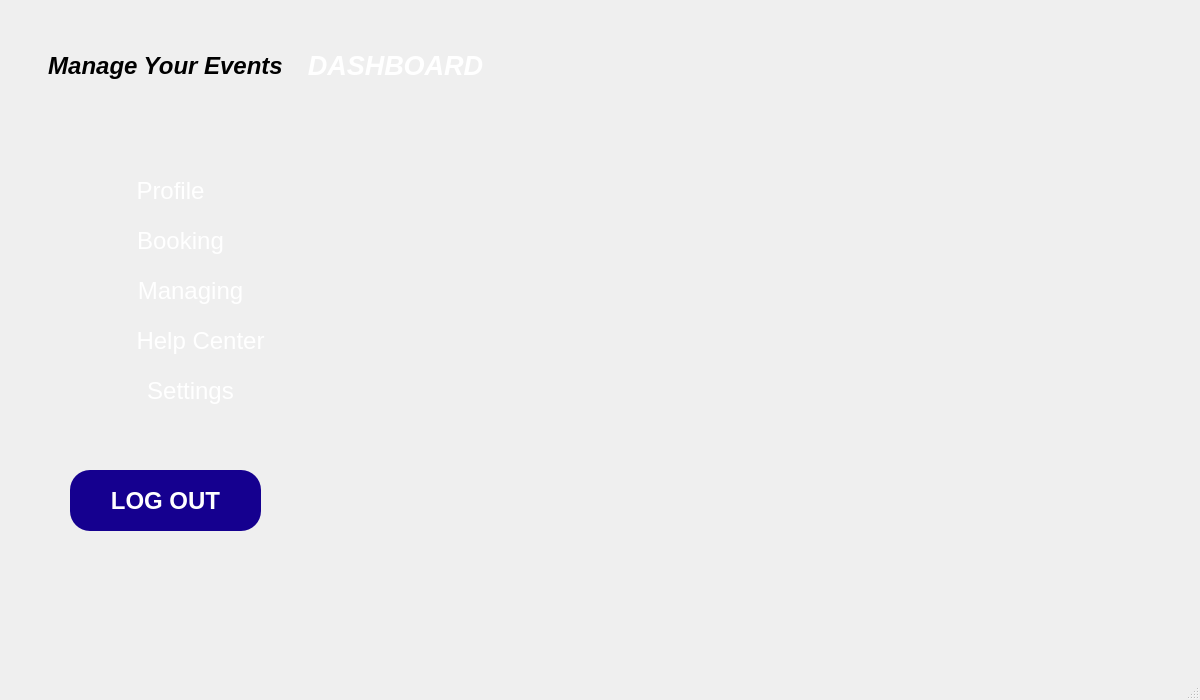
<?xml version="1.0" encoding="UTF-8"?>
<ui version="4.0">
 <class>Dashboard</class>
 <widget class="QMainWindow" name="Dashboard">
  <property name="geometry">
   <rect>
    <x>0</x>
    <y>0</y>
    <width>1200</width>
    <height>700</height>
   </rect>
  </property>
  <property name="minimumSize">
   <size>
    <width>1200</width>
    <height>700</height>
   </size>
  </property>
  <property name="maximumSize">
   <size>
    <width>1200</width>
    <height>700</height>
   </size>
  </property>
  <property name="windowTitle">
   <string>MainWindow</string>
  </property>
  <widget class="QWidget" name="centralwidget">
   <widget class="QStackedWidget" name="stackedWidget">
    <property name="geometry">
     <rect>
      <x>0</x>
      <y>0</y>
      <width>1191</width>
      <height>671</height>
     </rect>
    </property>
    <widget class="QWidget" name="Dashboardmain">
     <widget class="QLabel" name="label_2">
      <property name="geometry">
       <rect>
        <x>0</x>
        <y>0</y>
        <width>1191</width>
        <height>661</height>
       </rect>
      </property>
      <property name="text">
       <string/>
      </property>
      <property name="pixmap">
       <pixmap resource="RES.qrc">:/resources/USER LOGIN (5).jpg</pixmap>
      </property>
      <property name="scaledContents">
       <bool>true</bool>
      </property>
     </widget>
     <widget class="QLabel" name="label_5">
      <property name="geometry">
       <rect>
        <x>30</x>
        <y>20</y>
        <width>271</width>
        <height>91</height>
       </rect>
      </property>
      <property name="font">
       <font>
        <pointsize>18</pointsize>
        <italic>true</italic>
        <bold>true</bold>
       </font>
      </property>
      <property name="text">
       <string>Manage Your Events</string>
      </property>
      <property name="alignment">
       <set>Qt::AlignmentFlag::AlignCenter</set>
      </property>
     </widget>
     <widget class="QLabel" name="label_6">
      <property name="geometry">
       <rect>
        <x>260</x>
        <y>20</y>
        <width>271</width>
        <height>91</height>
       </rect>
      </property>
      <property name="font">
       <font>
        <pointsize>20</pointsize>
        <italic>true</italic>
        <bold>true</bold>
       </font>
      </property>
      <property name="styleSheet">
       <string notr="true">QLabel{
color:white;
}</string>
      </property>
      <property name="text">
       <string>DASHBOARD</string>
      </property>
      <property name="alignment">
       <set>Qt::AlignmentFlag::AlignCenter</set>
      </property>
     </widget>
     <widget class="QPushButton" name="Profile">
      <property name="geometry">
       <rect>
        <x>70</x>
        <y>170</y>
        <width>201</width>
        <height>41</height>
       </rect>
      </property>
      <property name="font">
       <font>
        <pointsize>18</pointsize>
       </font>
      </property>
      <property name="styleSheet">
       <string notr="true">QPushButton{
color:white;
background:transparent;
border:none;

}</string>
      </property>
      <property name="text">
       <string>Profile</string>
      </property>
     </widget>
     <widget class="QPushButton" name="Booking">
      <property name="geometry">
       <rect>
        <x>80</x>
        <y>220</y>
        <width>201</width>
        <height>41</height>
       </rect>
      </property>
      <property name="font">
       <font>
        <pointsize>18</pointsize>
       </font>
      </property>
      <property name="styleSheet">
       <string notr="true">QPushButton{
color:white;
background:transparent;
border: none;

}</string>
      </property>
      <property name="text">
       <string>Booking</string>
      </property>
     </widget>
     <widget class="QPushButton" name="Managing">
      <property name="geometry">
       <rect>
        <x>90</x>
        <y>270</y>
        <width>201</width>
        <height>41</height>
       </rect>
      </property>
      <property name="font">
       <font>
        <pointsize>18</pointsize>
       </font>
      </property>
      <property name="styleSheet">
       <string notr="true">QPushButton{
color:white;
background:transparent;
border: none;

}</string>
      </property>
      <property name="text">
       <string>Managing</string>
      </property>
     </widget>
     <widget class="QPushButton" name="Helpcenter">
      <property name="geometry">
       <rect>
        <x>100</x>
        <y>320</y>
        <width>201</width>
        <height>41</height>
       </rect>
      </property>
      <property name="font">
       <font>
        <pointsize>18</pointsize>
       </font>
      </property>
      <property name="styleSheet">
       <string notr="true">QPushButton{
color:white;
background:transparent;
border: none;

}</string>
      </property>
      <property name="text">
       <string>Help Center</string>
      </property>
     </widget>
     <widget class="QPushButton" name="Settings">
      <property name="geometry">
       <rect>
        <x>90</x>
        <y>370</y>
        <width>201</width>
        <height>41</height>
       </rect>
      </property>
      <property name="font">
       <font>
        <pointsize>18</pointsize>
       </font>
      </property>
      <property name="styleSheet">
       <string notr="true">QPushButton{
color:white;
background:transparent;
border: none;

}</string>
      </property>
      <property name="text">
       <string>Settings</string>
      </property>
     </widget>
     <widget class="QPushButton" name="Logout">
      <property name="geometry">
       <rect>
        <x>70</x>
        <y>470</y>
        <width>191</width>
        <height>61</height>
       </rect>
      </property>
      <property name="font">
       <font>
        <pointsize>18</pointsize>
        <bold>true</bold>
       </font>
      </property>
      <property name="styleSheet">
       <string notr="true">QPushButton{
	background-color: rgb(21, 0, 143);
color:white;
border-radius:20px;

}</string>
      </property>
      <property name="text">
       <string>LOG OUT</string>
      </property>
     </widget>
    </widget>
    <widget class="QWidget" name="schedulingevent">
     <property name="minimumSize">
      <size>
       <width>1200</width>
       <height>700</height>
      </size>
     </property>
     <property name="maximumSize">
      <size>
       <width>1200</width>
       <height>700</height>
      </size>
     </property>
     <widget class="QLabel" name="label_7">
      <property name="geometry">
       <rect>
        <x>0</x>
        <y>0</y>
        <width>1191</width>
        <height>661</height>
       </rect>
      </property>
      <property name="autoFillBackground">
       <bool>false</bool>
      </property>
      <property name="styleSheet">
       <string notr="true">QPushButton{
color:black;}
</string>
      </property>
      <property name="text">
       <string/>
      </property>
      <property name="pixmap">
       <pixmap resource="RES.qrc">:/resources/USER LOGIN (5).jpg</pixmap>
      </property>
      <property name="scaledContents">
       <bool>true</bool>
      </property>
     </widget>
     <widget class="QLabel" name="label_8">
      <property name="geometry">
       <rect>
        <x>50</x>
        <y>30</y>
        <width>231</width>
        <height>81</height>
       </rect>
      </property>
      <property name="font">
       <font>
        <pointsize>18</pointsize>
        <italic>true</italic>
        <bold>true</bold>
       </font>
      </property>
      <property name="text">
       <string>Manage Your Events</string>
      </property>
      <property name="alignment">
       <set>Qt::AlignmentFlag::AlignCenter</set>
      </property>
     </widget>
     <widget class="QLabel" name="label_9">
      <property name="geometry">
       <rect>
        <x>270</x>
        <y>30</y>
        <width>231</width>
        <height>81</height>
       </rect>
      </property>
      <property name="font">
       <font>
        <pointsize>18</pointsize>
        <italic>true</italic>
        <bold>true</bold>
       </font>
      </property>
      <property name="styleSheet">
       <string notr="true">QLabel{
color:white;

}</string>
      </property>
      <property name="text">
       <string>SCHEDULING</string>
      </property>
      <property name="alignment">
       <set>Qt::AlignmentFlag::AlignCenter</set>
      </property>
     </widget>
     <widget class="QLineEdit" name="Eventname">
      <property name="geometry">
       <rect>
        <x>540</x>
        <y>170</y>
        <width>441</width>
        <height>51</height>
       </rect>
      </property>
      <property name="font">
       <font>
        <pointsize>11</pointsize>
       </font>
      </property>
      <property name="styleSheet">
       <string notr="true">QLineEdit{
background:transparent;
border:none;
border-bottom:1px solid blue;
padding-left:30px;
color:black
}</string>
      </property>
      <property name="placeholderText">
       <string>Name of your Event</string>
      </property>
     </widget>
     <widget class="QLineEdit" name="Location">
      <property name="geometry">
       <rect>
        <x>540</x>
        <y>230</y>
        <width>441</width>
        <height>51</height>
       </rect>
      </property>
      <property name="font">
       <font>
        <pointsize>11</pointsize>
       </font>
      </property>
      <property name="styleSheet">
       <string notr="true">QLineEdit{
background:transparent;
border:none;
border-bottom:1px solid blue;
padding-left:30px;
color:black;
}</string>
      </property>
      <property name="placeholderText">
       <string>Location of Your Event</string>
      </property>
     </widget>
     <widget class="QLineEdit" name="Time">
      <property name="geometry">
       <rect>
        <x>540</x>
        <y>290</y>
        <width>441</width>
        <height>51</height>
       </rect>
      </property>
      <property name="font">
       <font>
        <pointsize>11</pointsize>
       </font>
      </property>
      <property name="styleSheet">
       <string notr="true">QLineEdit{
background:transparent;
border:none;
border-bottom:1px solid blue;
padding-left:30px;
color:black;
}</string>
      </property>
      <property name="placeholderText">
       <string>Time</string>
      </property>
     </widget>
     <widget class="QLineEdit" name="Date">
      <property name="geometry">
       <rect>
        <x>540</x>
        <y>350</y>
        <width>441</width>
        <height>51</height>
       </rect>
      </property>
      <property name="font">
       <font>
        <pointsize>11</pointsize>
       </font>
      </property>
      <property name="styleSheet">
       <string notr="true">QLineEdit{
background:transparent;
border:none;
border-bottom:1px solid blue;
padding-left:30px;
color:black;
}</string>
      </property>
      <property name="placeholderText">
       <string>Date YYYY/MM/DD</string>
      </property>
     </widget>
     <widget class="QLineEdit" name="Contact">
      <property name="geometry">
       <rect>
        <x>540</x>
        <y>410</y>
        <width>441</width>
        <height>51</height>
       </rect>
      </property>
      <property name="font">
       <font>
        <pointsize>11</pointsize>
       </font>
      </property>
      <property name="styleSheet">
       <string notr="true">QLineEdit{
background:transparent;
border:none;
border-bottom:1px solid blue;
padding-left:30px;
color:black;
}</string>
      </property>
      <property name="placeholderText">
       <string>Contact</string>
      </property>
     </widget>
     <widget class="QPushButton" name="Save">
      <property name="geometry">
       <rect>
        <x>800</x>
        <y>490</y>
        <width>181</width>
        <height>41</height>
       </rect>
      </property>
      <property name="font">
       <font>
        <pointsize>18</pointsize>
       </font>
      </property>
      <property name="styleSheet">
       <string notr="true">QPushButton{
color:Black:}</string>
      </property>
      <property name="text">
       <string>Save</string>
      </property>
     </widget>
    </widget>
    <widget class="QWidget" name="Place">
     <widget class="QLabel" name="label_10">
      <property name="geometry">
       <rect>
        <x>0</x>
        <y>0</y>
        <width>1191</width>
        <height>661</height>
       </rect>
      </property>
      <property name="text">
       <string>TextLabel</string>
      </property>
     </widget>
    </widget>
    <widget class="QWidget" name="dashboard">
     <widget class="QLabel" name="label">
      <property name="geometry">
       <rect>
        <x>0</x>
        <y>0</y>
        <width>1191</width>
        <height>671</height>
       </rect>
      </property>
      <property name="text">
       <string/>
      </property>
      <property name="pixmap">
       <pixmap resource="RES.qrc">:/resources/USER LOGIN (5).jpg</pixmap>
      </property>
      <property name="scaledContents">
       <bool>true</bool>
      </property>
     </widget>
     <widget class="QLabel" name="label_3">
      <property name="geometry">
       <rect>
        <x>10</x>
        <y>20</y>
        <width>311</width>
        <height>91</height>
       </rect>
      </property>
      <property name="font">
       <font>
        <pointsize>20</pointsize>
        <italic>true</italic>
        <bold>true</bold>
        <underline>false</underline>
       </font>
      </property>
      <property name="text">
       <string>Manage Your Events</string>
      </property>
      <property name="alignment">
       <set>Qt::AlignmentFlag::AlignCenter</set>
      </property>
     </widget>
     <widget class="QLabel" name="label_4">
      <property name="geometry">
       <rect>
        <x>250</x>
        <y>20</y>
        <width>311</width>
        <height>91</height>
       </rect>
      </property>
      <property name="font">
       <font>
        <pointsize>20</pointsize>
        <italic>false</italic>
        <bold>true</bold>
        <underline>false</underline>
       </font>
      </property>
      <property name="styleSheet">
       <string notr="true">QLabel{
color:white;
}</string>
      </property>
      <property name="text">
       <string>DASHBOARD</string>
      </property>
      <property name="alignment">
       <set>Qt::AlignmentFlag::AlignCenter</set>
      </property>
     </widget>
    </widget>
   </widget>
  </widget>
  <widget class="QMenuBar" name="menubar">
   <property name="geometry">
    <rect>
     <x>0</x>
     <y>0</y>
     <width>1200</width>
     <height>43</height>
    </rect>
   </property>
  </widget>
  <widget class="QStatusBar" name="statusbar"/>
 </widget>
 <resources>
  <include location="RES.qrc"/>
 </resources>
 <connections/>
</ui>
